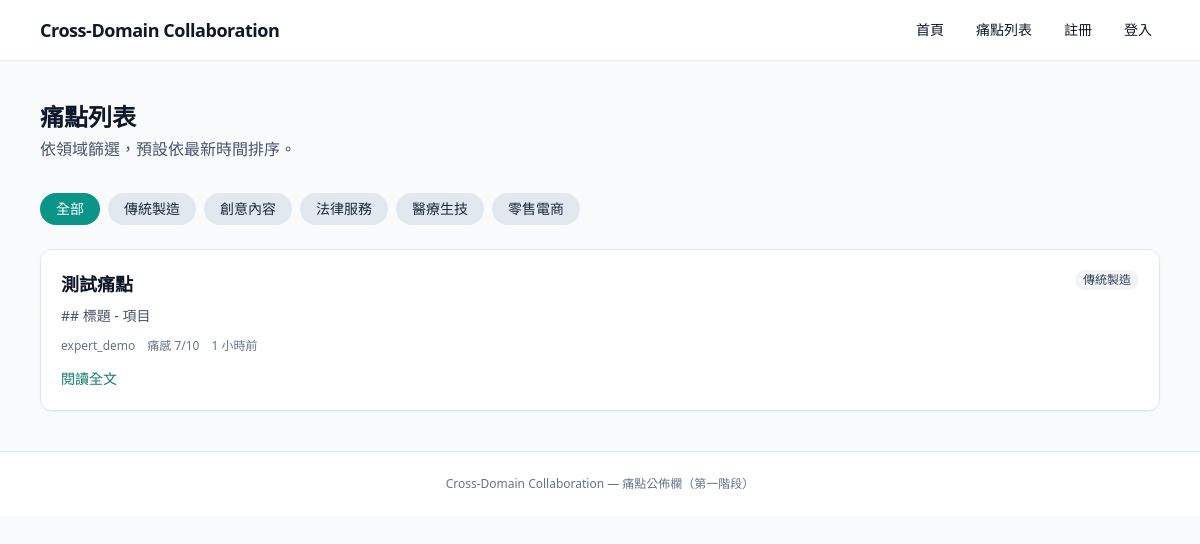
/pain-points/, run on the app's committed database.
### collaboration/models.py (models this page shows, shortened)
class Category(models.Model):
    name = models.CharField(max_length=100)
    slug = models.SlugField(max_length=120, unique=True, db_index=True, blank=True)
    icon_name = models.CharField(
        max_length=80,
        help_text='圖示名稱或識別字串（供前端顯示）',
    )
    description = models.TextField(blank=True)
    class Meta:
        verbose_name = '產業領域'
        verbose_name_plural = '產業領域'
        ordering = ['name']

class PainPoint(models.Model):
    class Status(models.TextChoices):
        OPEN = 'open', 'Open'
        CLOSED = 'closed', 'Closed'
    author = models.ForeignKey(
        settings.AUTH_USER_MODEL,
        on_delete=models.CASCADE,
        related_name='pain_points',
    )
    category = models.ForeignKey(
        Category,
        on_delete=models.PROTECT,
        related_name='pain_points',
    )
    title = models.CharField(max_length=200)
    context = models.TextField(verbose_name='場景描述')
    current_solution = models.TextField(verbose_name='現狀')
    pain_score = models.PositiveSmallIntegerField(
        validators=[MinValueValidator(1), MaxValueValidator(10)],
    )
    potential_value = models.TextField(verbose_name='潛在價值')
    status = models.CharField(
        max_length=20,
        choices=Status.choices,
        default=Status.OPEN,
    )
    created_at = models.DateTimeField(auto_now_add=True)
    class Meta:
        verbose_name = '痛點'
        verbose_name_plural = '痛點'
        ordering = ['-created_at']

### collaboration/views.py (the view)
# urls.py: path('pain-points/', views.PainPointListView.as_view(), name='painpoint_list'),
class PainPointListView(ListView):
    model = PainPoint
    template_name = 'collaboration/painpoint_list.html'
    context_object_name = 'pain_points'
    paginate_by = 20
    def get_queryset(self):
        qs = PainPoint.objects.select_related('author', 'category').order_by('-created_at')
        slug = self.request.GET.get('category')
        if slug:
            qs = qs.filter(category__slug=slug)
        return qs
    def get_context_data(self, **kwargs):
        ctx = super().get_context_data(**kwargs)
        ctx['categories'] = Category.objects.all()
        ctx['current_category'] = self.request.GET.get('category', '')
        return ctx

### collaboration/context_processors.py (called while the page is built)
def user_profile(request):
    if not request.user.is_authenticated:
        return {'user_profile': None}
    try:
        return {'user_profile': request.user.profile}
    except UserProfile.DoesNotExist:
        return {'user_profile': None}

### collaboration/templates/collaboration/painpoint_list.html (shortened to what this page needs)
{% extends 'collaboration/base.html' %}
{% load humanize %}
{% block content %}
<div class="mb-8">
  <h1 class="text-2xl font-bold text-ink-950">痛點列表</h1>
  <p class="mt-1 text-slate-600">依領域篩選，預設依最新時間排序。</p>
</div>
<div class="mb-6 flex flex-wrap gap-2">
  <a href="{% url 'painpoint_list' %}" class="rounded-full px-4 py-1.5 text-sm font-medium {% if not current_category %}bg-teal-600 text-white{% else %}bg-slate-200 text-slate-800 hover:bg-slate-300{% endif %}">
    全部
  </a>
  {% for cat in categories %}
    <a href="{% url 'painpoint_list' %}?category={{ cat.slug }}" class="rounded-full px-4 py-1.5 text-sm font-medium {% if current_category == cat.slug %}bg-teal-600 text-white{% else %}bg-slate-200 text-slate-800 hover:bg-slate-300{% endif %}">
      {{ cat.name }}
    </a>
  {% endfor %}
</div>
<div class="space-y-4">
  {% for pp in pain_points %}
    <article class="rounded-xl border border-slate-200 bg-white p-5 shadow-sm">
      <div class="flex flex-wrap items-start justify-between gap-2">
        <h2 class="text-lg font-semibold text-ink-950">
          <a href="{% url 'painpoint_detail' pp.pk %}" class="hover:text-teal-700">{{ pp.title }}</a>
        </h2>
        <span class="rounded-full bg-slate-100 px-2 py-0.5 text-xs text-slate-700">{{ pp.category.name }}</span>
      </div>
      <p class="mt-2 line-clamp-2 text-sm text-slate-600">{{ pp.context|truncatechars:160 }}</p>
      <div class="mt-3 flex flex-wrap items-center gap-3 text-xs text-slate-500">
        <span>{{ pp.author.username }}</span>
        <span>痛感 {{ pp.pain_score }}/10</span>
        <span>{{ pp.created_at|naturaltime }}</span>
      </div>
      <p class="mt-3">
        <a href="{% url 'painpoint_detail' pp.pk %}" class="text-sm font-medium text-teal-700 hover:underline">閱讀全文</a>
      </p>
    </article>
  {% endfor %}
</div>
{% endblock %}

### data on the page
Category: name "傳統製造"
Category: name "創意內容"
Category: name "法律服務"
Category: name "醫療生技"
Category: name "零售電商"
PainPoint: title "測試痛點", category.name "傳統製造", context "## 標題 - 項目", author.username "expert_demo", pain_score "7", created_at "1 小時前"
